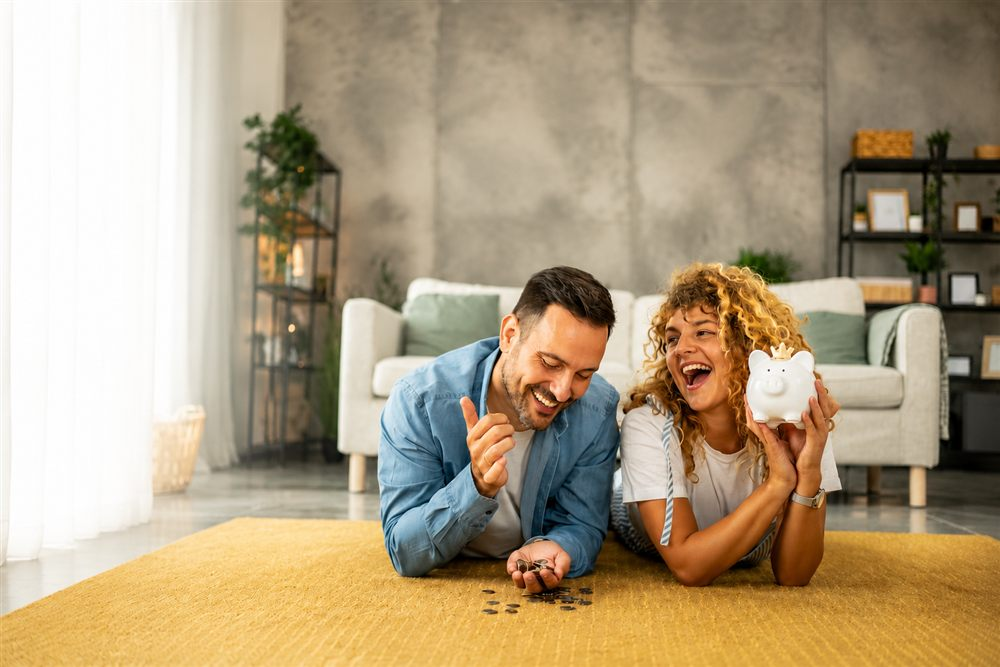
#> input picture images/hero.jpg, 1000 x 667 px
$ python ava_r5.py ../../../images/hero.jpg ../../../images/hero.jpg
#> lines starting #> are read from the running program, lines starting #| are printed output that depends on the picture; after the words box and inside, x2 and y2 are one past the last pixel; in counts of white or black regions, pixels touching at a corner belong together
"""Round 5, Ava right side (non-generative): pale crescent inside the hair
becomes backdrop seen through the hair; light diagonal lines in the teal
backdrop are replaced by the median backdrop; the two jaw-edge specks are
replaced by the hair a few pixels further out (the jaw line is not moved).

Usage: python ava_r5.py <round-4 hero png> <out png>"""
import sys, cv2, numpy as np
src, out = sys.argv[1], sys.argv[2]
im = cv2.imread(src)
#> im is the input picture: shape (667, 1000, 3); mean B, G, R 128.6, 157.9, 175.6
lab = cv2.cvtColor(im, cv2.COLOR_BGR2LAB).astype(np.float32)
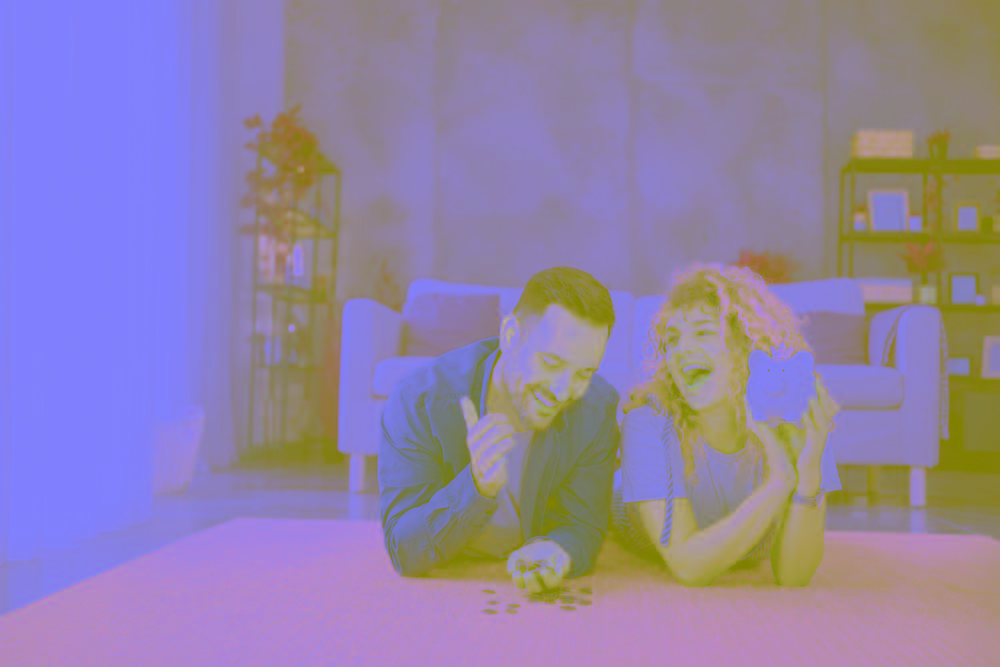
#> lab: shape (667, 1000, 3) float32; mean B, G, R 166.6, 131.2, 145.8
L, a, b = lab[..., 0] * 100 / 255, lab[..., 1] - 128, lab[..., 2] - 128
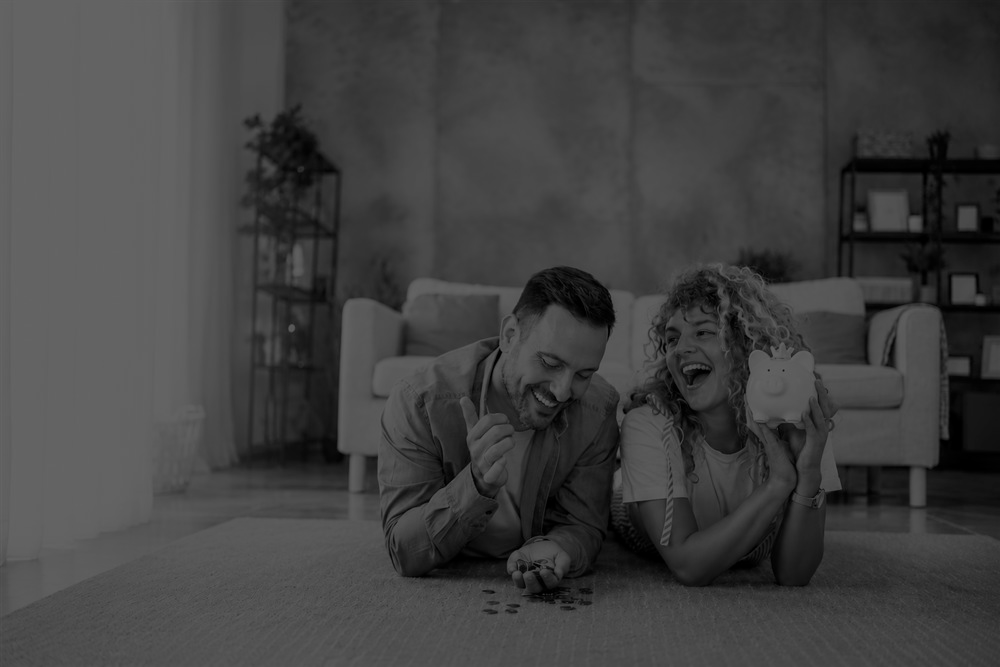
#> L: shape (667, 1000) float32; min 0, max 100, mean 65.3
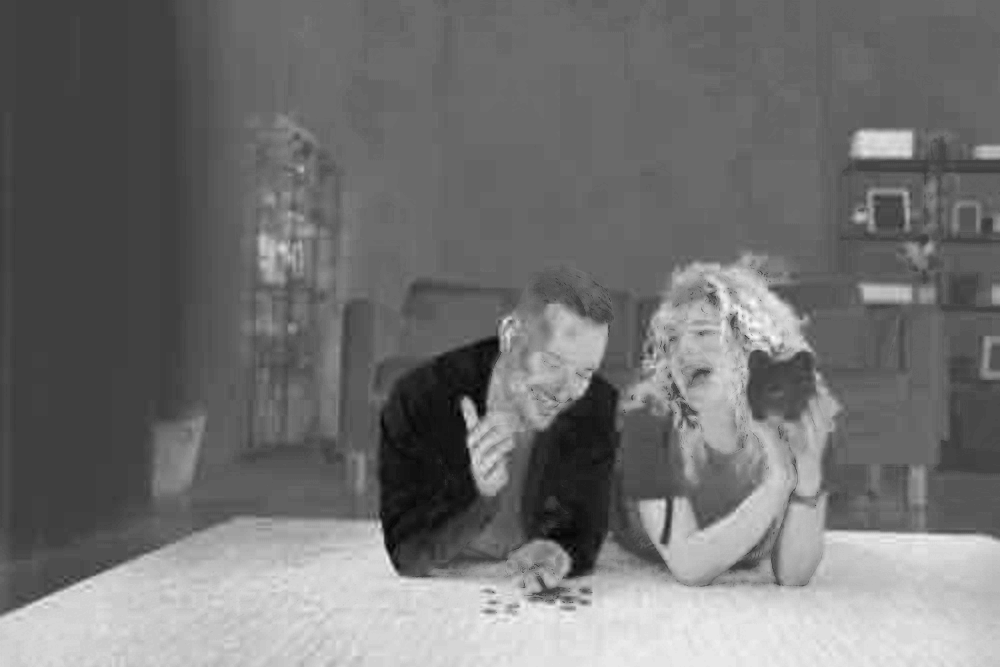
#> b: shape (667, 1000) float32; min -22, max 67, mean 17.9; drawn with min black and max white
H, W = L.shape
#> H = 667; W = 1000
roi = np.zeros((H, W), bool)
roi[1240:1430, 1650:1784] = True
crescent = roi & (L > 40) & (np.hypot(a, b) < 22)
#> crescent: shape (667, 1000) bool; every value is 0
crescent = cv2.morphologyEx(crescent.astype(np.uint8), cv2.MORPH_OPEN, np.ones((3, 3), np.uint8))
n, lb, st, _ = cv2.connectedComponentsWithStats(crescent)
#> lb: shape (667, 1000) int32; every value is 0
#> n = 1; st = [[0, 0, 1000, 667, 667000]]
keep = [i for i in range(1, n) if st[i, cv2.CC_STAT_AREA] > 150]
#> keep = []
crescent = np.isin(lb, keep)
cm = cv2.dilate(crescent.astype(np.uint8), cv2.getStructuringElement(cv2.MORPH_ELLIPSE, (5, 5))) > 0
teal = (b < -3) & (a < -3) & ~cm
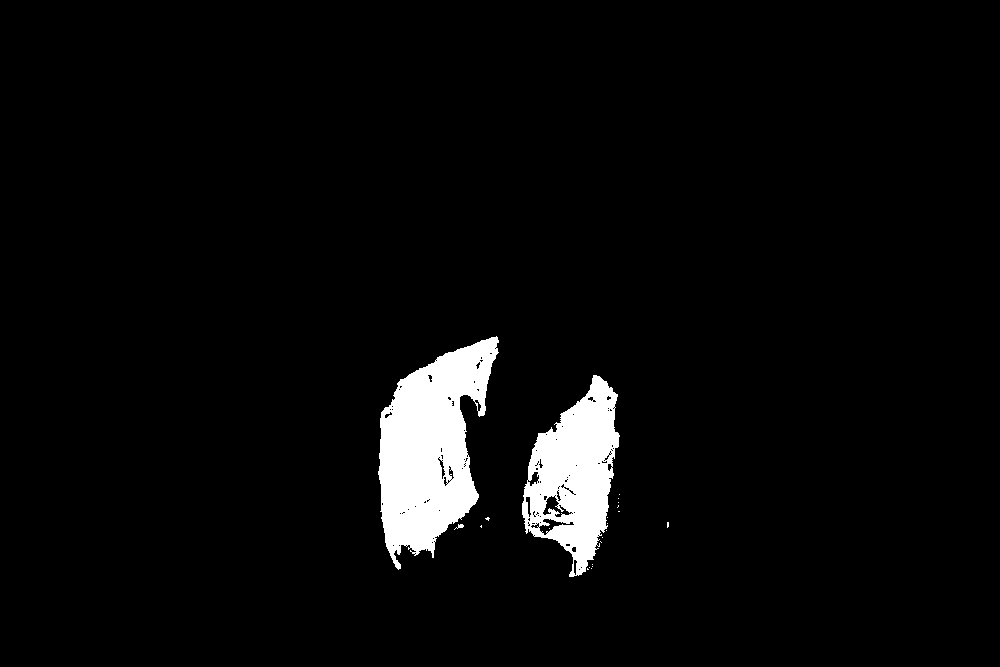
#> teal: shape (667, 1000) bool; 4.1% white; 22 white regions (19 under 20 px), largest, box (x1, y1, x2, y2) and area: (378, 336, 499, 570) 16260, (522, 375, 620, 577) 11010, (454, 524, 464, 530) 25
tsel = teal.copy(); tsel[:1300] = False; tsel[1480:] = False; tsel[:, :1680] = False
tL, ta, tb = [float(np.median(ch[tsel])) for ch in (L, a, b)]
#> tL = nan; ta = nan; tb = nan
w = cv2.GaussianBlur(cm.astype(np.float32), (0, 0), 1.5)
# keep a little of the original light variation so it is not a flat patch
Lsm = cv2.GaussianBlur(L, (0, 0), 6)
Lnew = tL + 0.15 * (Lsm - Lsm[cm].mean()) if cm.any() else L
L = L + w * (Lnew - L); a = a + w * (ta - a); b = b + w * (tb - b)
#> after `a = a + w * (ta - a)`: a: shape (667, 1000) float32; every value is NaN or infinite
print("crescent px", int(cm.sum()), "teal", round(tL, 1), round(ta, 1), round(tb, 1))
#| crescent px 0 teal nan nan nan
# light lines in the backdrop
bg = np.zeros((H, W), bool)
for (y0, y1, x0, x1) in [(1340, 1560, 1680, 1784), (1000, 1140, 1690, 1784)]:
    bg[y0:y1, x0:x1] = True
tealnow = (b < -3) & (a < -3)
med = cv2.medianBlur(np.clip(L * 2.55, 0, 255).astype(np.uint8), 21).astype(np.float32) / 2.55
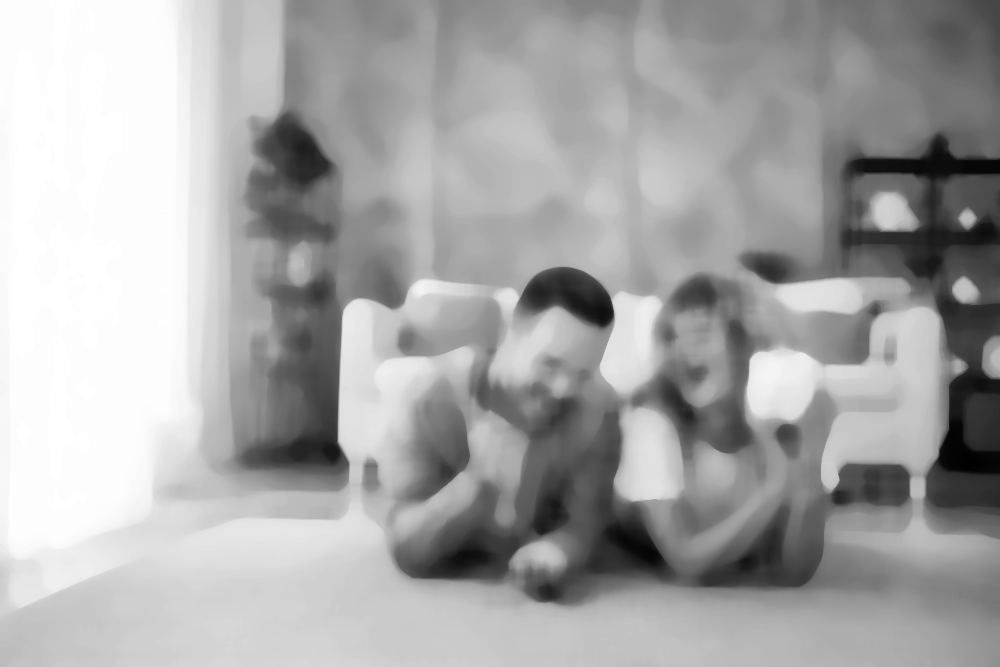
#> med: shape (667, 1000) float32; min 0.784, max 99.22, mean 65.5; drawn with min black and max white
medA = cv2.medianBlur(np.clip(a + 128, 0, 255).astype(np.uint8), 21).astype(np.float32) - 128
#> medA: shape (667, 1000) float32; every value is -128
line = bg & (medA < -4) & (a < 4) & (L - med > 1.5)
line = cv2.dilate(line.astype(np.uint8), np.ones((5, 5), np.uint8)) > 0
line &= bg & (medA < -4) & (a < 4)
for ch_i, ch in enumerate((L, a, b)):
    m = cv2.medianBlur(np.clip(ch * (2.55 if ch_i == 0 else 1) + (0 if ch_i == 0 else 128), 0, 255).astype(np.uint8), 21).astype(np.float32)
    m = m / 2.55 if ch_i == 0 else m - 128
    ch[line] = m[line]
#> this loop made 3 passes
print("line px", int(line.sum()))
#| line px 0
lab2 = np.dstack([L * 255 / 100, a + 128, b + 128])
#> lab2: shape (667, 1000, 3) float32; 66.67% of the values are NaN or infinite; the others: min 0, max 255, mean 166.5
out_im = cv2.cvtColor(np.clip(lab2, 0, 255).astype(np.uint8), cv2.COLOR_LAB2BGR)
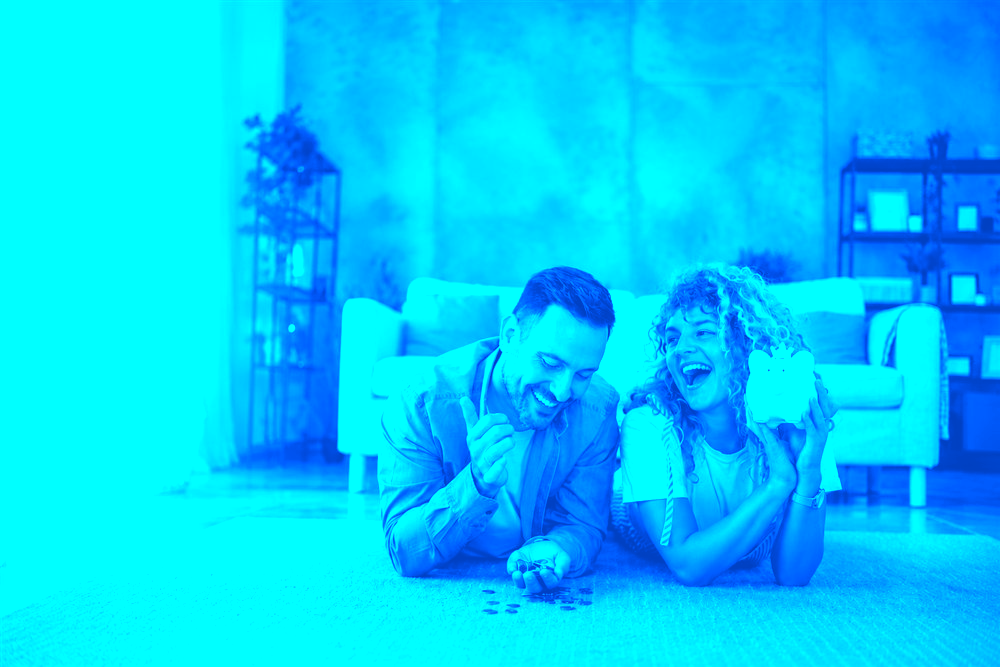
#> out_im: shape (667, 1000, 3); mean B, G, R 253.6, 204.5, 0
# jaw specks: skin-coloured bumps outside the jaw line. The jaw edge in the
# speck rows is interpolated from the rows just above and below, and only
# pixels beyond it (on the hair side) are replaced by hair from a few pixels
# further out, so the jaw line itself does not move.
Lo = cv2.cvtColor(out_im, cv2.COLOR_BGR2LAB)[..., 0].astype(np.float32) * 100 / 255
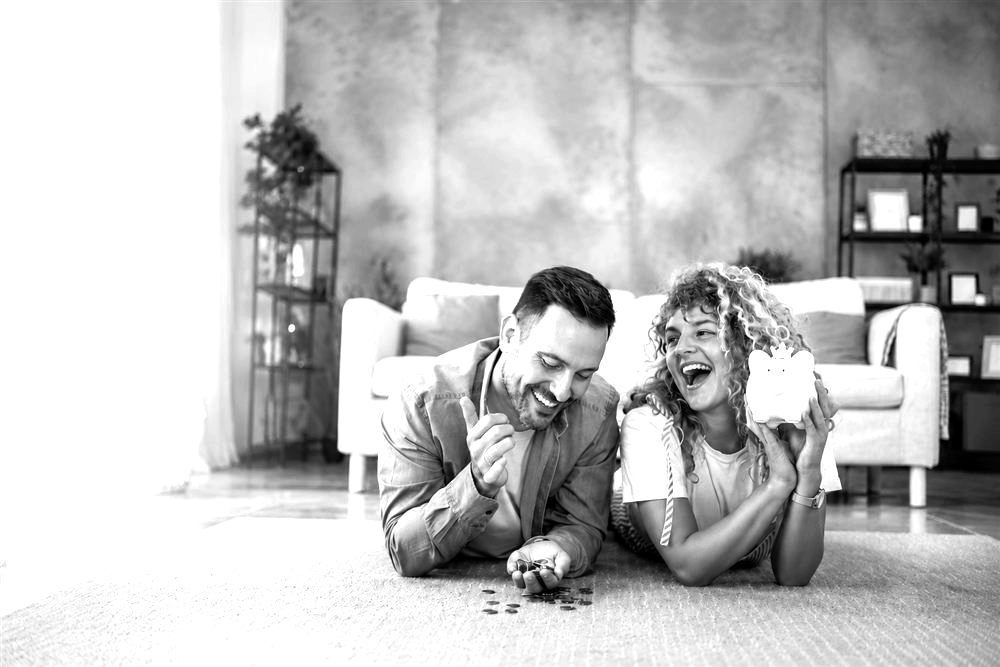
#> Lo: shape (667, 1000) float32; min 33.33, max 91.37, mean 76.7; drawn with min black and max white
def edge(y, x0, x1):
#> (the run stopped early here; a loop or call above may not have finished)
